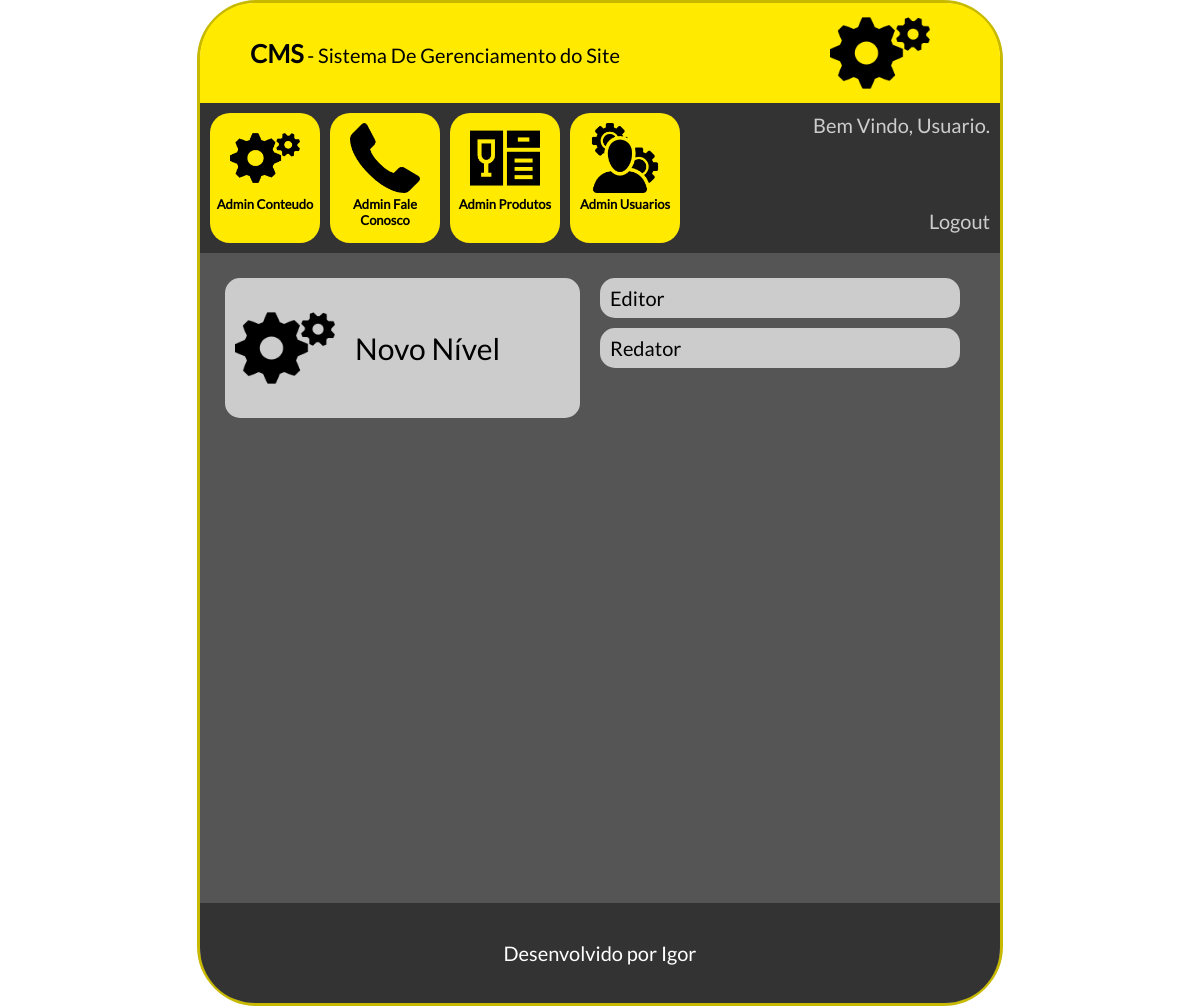
Page /cms/adminnivel.php on the earlier database version.
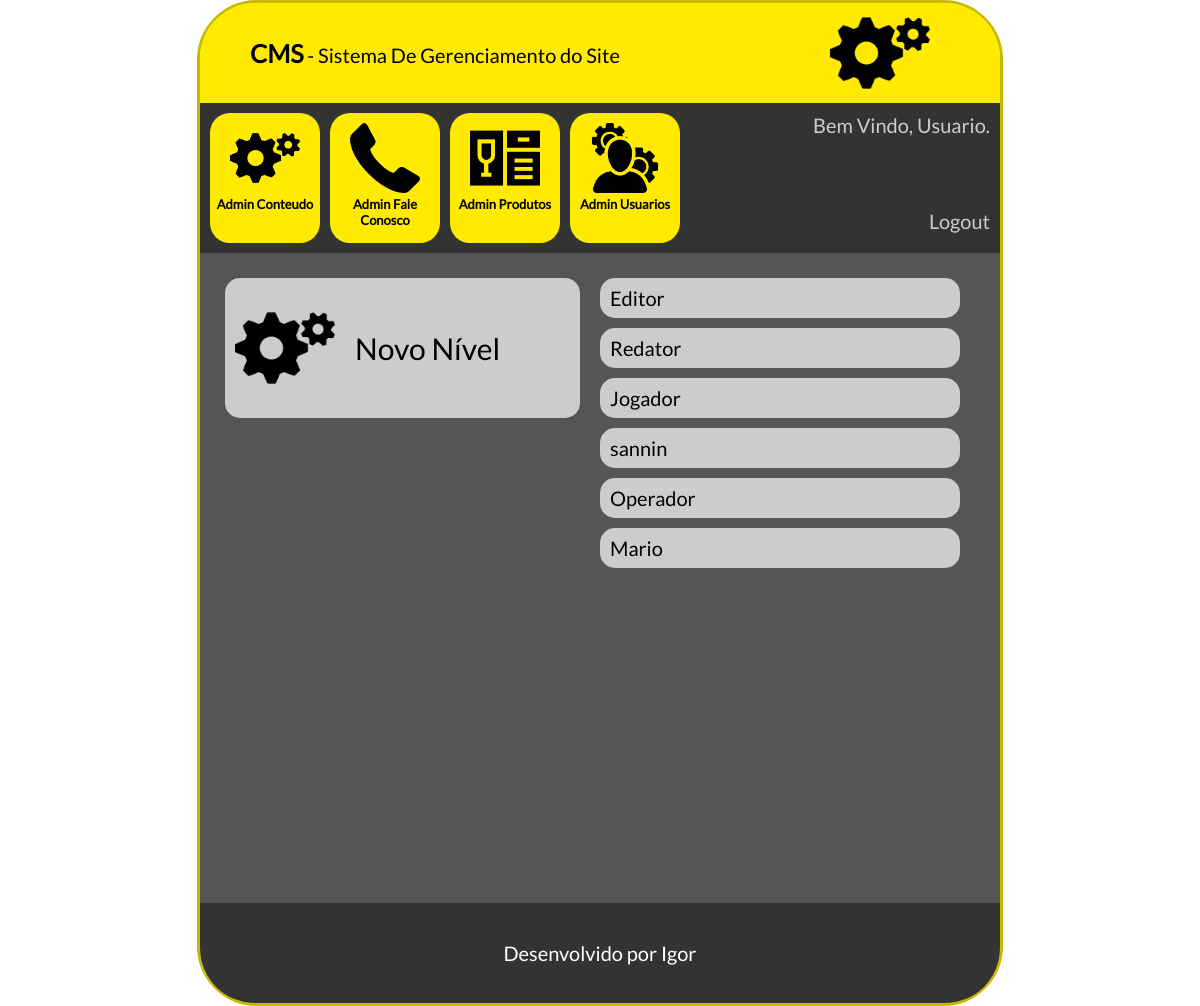
Same page on the later database version.
### tables this page shows
CREATE TABLE `tbl_niveis` (
  `id` int(11) NOT NULL AUTO_INCREMENT,
  `nome` varchar(100) NOT NULL,
  `ativo` int(11) NOT NULL,
  PRIMARY KEY (`id`)
);

### cms/conexao.php (called while the page is built)
<?php
    function conexaoDb(){
        $host = "localhost";
        $database = "db_banca";
        $user = "root";
        $password = "bcd127";
        if(!$conexao = mysqli_connect($host,$user,$password,$database)){
            echo('Erro na conexão com o Banco de Dados');
        }
        return $conexao;
    }
?>

### cms/db.php (called while the page is built, shortened)
<?php
    include_once "conexao.php";
    function selectNiveisBanco(){
        $sql = "SELECT * from tbl_niveis";
        return mysqli_query(conexaoDb(), $sql);
    }
?>

### cms/adminnivel.php (the view, shortened to what this page needs)
<?php
    include_once "db.php";
    $select = selectNiveisBanco();
?>
<!doctype html>
<html lang="pt-br">
	<head>
        <link rel="stylesheet" type="text/css" href="css/style.css">
	</head>
	<body>
        <main id="caixaPrincipal">
            <div id="caixaLogo">
                <span class="textoGrande">CMS</span> - Sistema De Gerenciamento do Site
                <div id="logo"><img src="icones/config.png"></div>
            </div>
            <div id="caixaOpcoes">
                <a href="index.php">
                    <div class="caixaItem">
                        <img src="icones/config.png"><br>
                        Admin Conteudo
                    </div>
                </a>
                <a href="faleconosco.php">
                    <div class="caixaItem">
                        <img src="icones/contato.png"><br>
                        Admin Fale Conosco
                    </div>
                </a>
                <a href="produtos.php">
                    <div class="caixaItem">
                        <img src="icones/produtos.png"><br>
                        Admin Produtos
                    </div>
                </a>
                <a href="usuarios.php">
                    <div class="caixaItem">
                        <img src="icones/admin.png"><br>
                        Admin Usuarios
                    </div>
                </a>
                <div id="caixaUsuario">
                    Bem Vindo, Usuario.<br><br><br><br>
                    Logout
                </div>
            </div>
            <div id="caixaConteudo">
                <div class=colunaConteudo>
                    <a href="cadastrarnivel.php">
                        <div class="caixaOpcao">
                            <div class="imagemOpcao"><img src="icones/config.png"></div>
                             Novo Nível
                        </div>
                    </a>
                </div>
                <div class=colunaConteudoContatoNivel>
                    <?php
                    while($rsNiveis = mysqli_fetch_array($select)){
                    ?>
                        <div class="usuarioNivel">
                             <?php echo($rsNiveis['nome'])?>
                        </div>
                    <?php } ?>
                </div>
            </div>
            <footer id="rodape">
                Desenvolvido por Igor
            </footer>
        </main>
    </body>
</html>

### cms/css/style.css (style rules this page uses)
* { margin: 0px; padding: 0px; text-decoration: none; font-family: lato; font-size: 20px; }
.textoGrande { font-size: 25px; font-weight: bold; }
#caixaPrincipal { height: 1000px; width: 800px; margin-left: auto; margin-right: auto; border-radius: 60px; border: solid 3px #c7b800; }
#caixaLogo { height: 100px; width: 700px; background-color: #ffea00; border-top-left-radius: 55px; border-top-right-radius: 55px;; line-height: 100px; padding-left: 50px; padding-right: 50px; }
#logo { height: 100px; width: 100px; margin-right: 20px; float: right; }
#logo img { max-height: 100px; max-width: 100px; margin-right: 0px; transition: 0.2s; }
#caixaOpcoes { height: 130px; width: 780px; padding: 10px; background-color: #333333; }
.caixaItem { height: 110px; width: 110px; font-weight: bold; font-size: 13px; background-color: #ffea00; text-align: center; float: left; margin-right: 10px; padding-top: 10px; padding-bottom: 10px; border-radius: 20px; transition: 0.2s; color: #000000; }
.caixaItem img { height: 70px; width: 70px; }
#caixaUsuario { color: #cccccc; text-align: right; float: right; }
#caixaConteudo { height: 600px; width: 750px; padding: 25px; background-color: #555555; }
.colunaConteudo, .colunaConteudoContatoNivel { height: 600px; width: 375px; float: left; }
.colunaConteudoContatoNivel { overflow: auto; }
.caixaOpcao { height: 140px; width: 355px; line-height: 140px; margin-bottom: 10px; background-color: #cccccc; font-size: 30px; border-radius: 15px; transition: 0.2s; color: #000000; }
.imagemOpcao { height: 120px; width: 100px; line-height: 140px; padding-top: 20px; margin-left: 10px; margin-right: 20px; float: left; }
.imagemOpcao img { height: 100px; width: 100px; }
.usuarioNivel { height: 40px; width: 350px; line-height: 40px; padding-left: 10px; margin-bottom: 10px; background-color: #cccccc; font-size: 20px; border-radius: 15px; transition: 0.2s; }
#rodape { height: 100px; width: 800px; border-bottom-left-radius: 55px; border-bottom-right-radius: 55px; background-color: #333333; text-align: center; line-height: 100px; color: #ffffff; }

Differences in the rows shown:
added tbl_niveis: nome "Jogador"
added tbl_niveis: nome "sannin"
added tbl_niveis: nome "Operador"
added tbl_niveis: nome "Mario"
